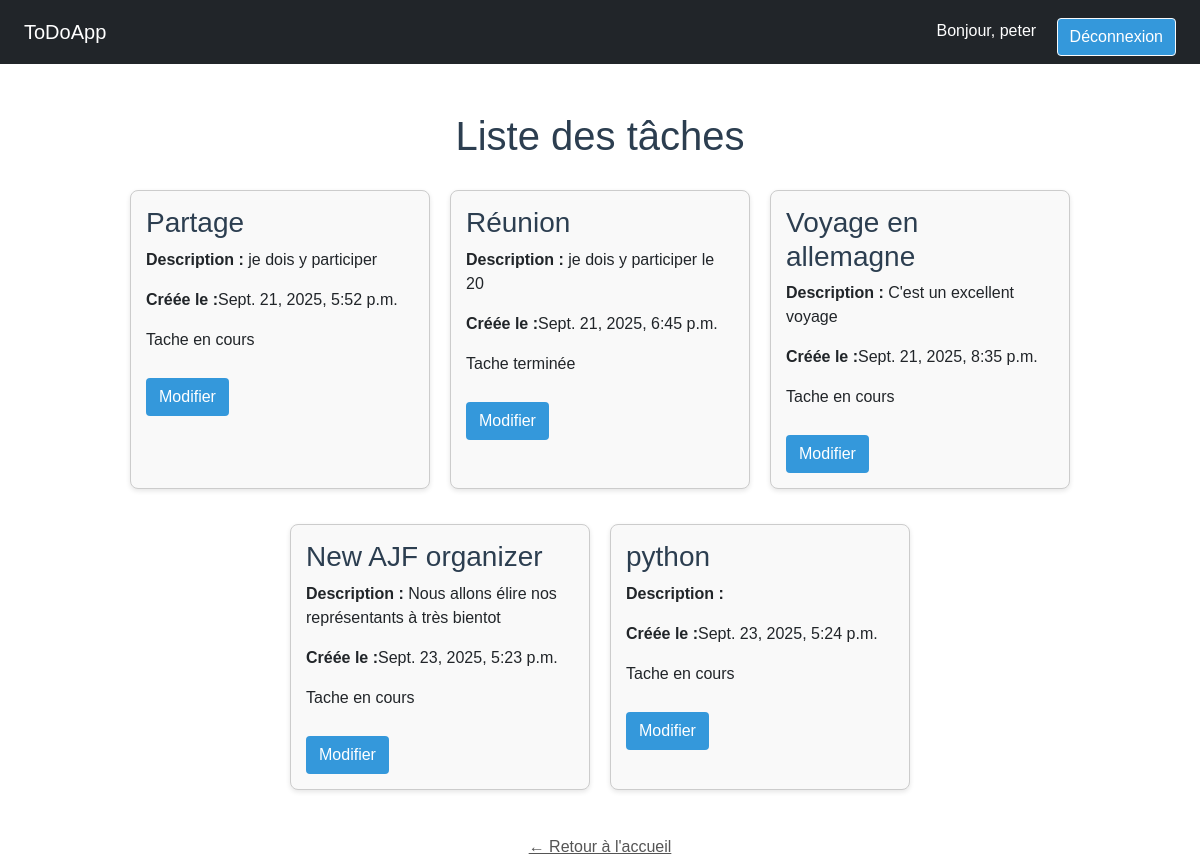
Page /liste-taches (signed in) on the committed database.
### taches/models.py (models this page shows, shortened)
class Tache(models.Model):
    utilisateur = models.ForeignKey(User, on_delete=models.CASCADE, default=1)
    titre = models.CharField(max_length=300)
    description = models.TextField(blank=True, null=True)
    complet = models.BooleanField(default=False)
    date_creation = models.DateTimeField(auto_now_add=True)

### taches/views.py (the view)
# urls.py: path('liste-taches', liste_taches, name='liste-taches'),
@login_required
def liste_taches(request):
    taches = Tache.objects.filter(utilisateur=request.user)
    return render(request, 'liste_taches.html', {'taches': taches})

### taches/templates/liste_taches.html (shortened to what this page needs)
{% extends 'base.html' %}
{% block content %}
<h1>Liste des tâches</h1>
<div class="tache-container">
    {% for tache in taches %}
        <div class="tache-card">
            <h3>{{ tache.titre }}</h3>
            <p><strong>Description :</strong> {{ tache.description }}</p>
            <p><strong>Créée le :</strong>{{ tache.date_creation }}</p>
            <p>
                {% if tache.complet %} Tache terminée{% else %}Tache en cours{% endif %}
            </p>
            <a class="btn" href="{% url 'modifier-tache' tache.id %}">Modifier</a>
        </div>
    {% empty %}
    <p>Aucune tâche pour le moment.</p>
    {% endfor %}
</div>
<a class="retour" href="{% url 'home-user' %} ">← Retour à l'accueil</a>
{% endblock %}

### templates/base.html (shortened to what this page needs)
<!DOCTYPE html>
<html lang="en">
<head>
    <link href="https://cdn.jsdelivr.net/npm/bootstrap@5.3.2/dist/css/bootstrap.min.css" rel="stylesheet">
</head>
<body>
    <nav class="navbar navbar-expand-lg navbar-dark bg-dark px-4">
        <a class="navbar-brand" href="{% url 'home' %}">ToDoApp</a>
        <div class="ms-auto">
            {% if user.is_authenticated %}
                <span class="text-white me-3">Bonjour, {{ user.username }}</span>
                <a class="btn btn-outline-light" href="{% url 'logout-user' %}">Déconnexion</a>
            {% else %}
                <a class="btn btn-outline-light me-2" href="{% url 'login-user' %}">Connexion</a>
                <a class="btn btn-light" href="{% url 'signup' %}">Inscription</a>
            {% endif %}
        </div>
    </nav>
    <div class="container mt-5">
        {% block content %}{% endblock %}
    </div>
</body>
</html>

### taches/templates/liste_taches.html (style rules this page uses)
h1 { text-align: center; color: #2c3e50; margin-bottom: 30px; }
body { font-family: Arial, sans-serif; }
.tache-card { border: 1px solid #ccc; padding: 15px; margin-bottom: 15px; border-radius: 8px; background-color: #f9f9f9; box-shadow: 0 2px 5px rgba(0,0,0,0.1); }
.tache-card h3 { margin-top: 0; color: #2c3e50; }
.btn { display: inline-block; padding: 6px 12px; background-color: #3498db; color: white; text-decoration: none; border-radius: 4px; margin-top: 10px; }
.retour { display: block; margin-top: 30px; text-align: center; color: #555; }
.tache-container { display: flex; flex-wrap: wrap; gap: 20px; justify-content: center; }
.tache-card { width: 300px; border: 1px solid #ccc; padding: 15px; margin-bottom: 15px; border-radius: 8px; background-color: #f9f9f9; box-shadow: 0 2px 5px rgba(0,0,0,0.1); }

### rows in the picture
Tache: titre "Partage", description "je dois y participer", date_creation "Sept. 21, 2025, 5:52 p.m.", complet "Tache en cours"
Tache: titre "Réunion", description "je dois y participer le 20", date_creation "Sept. 21, 2025, 6:45 p.m.", complet "Tache terminée"
Tache: titre "Voyage en allemagne", description "C'est un excellent voyage", date_creation "Sept. 21, 2025, 8:35 p.m.", complet "Tache en cours"
Tache: titre "New AJF organizer", description "Nous allons élire nos représentants à très bientot", date_creation "Sept. 23, 2025, 5:23 p.m.", complet "Tache en cours"
Tache: titre "python", date_creation "Sept. 23, 2025, 5:24 p.m.", complet "Tache en cours"

### other values in the picture
{{ user.username }} "peter"
